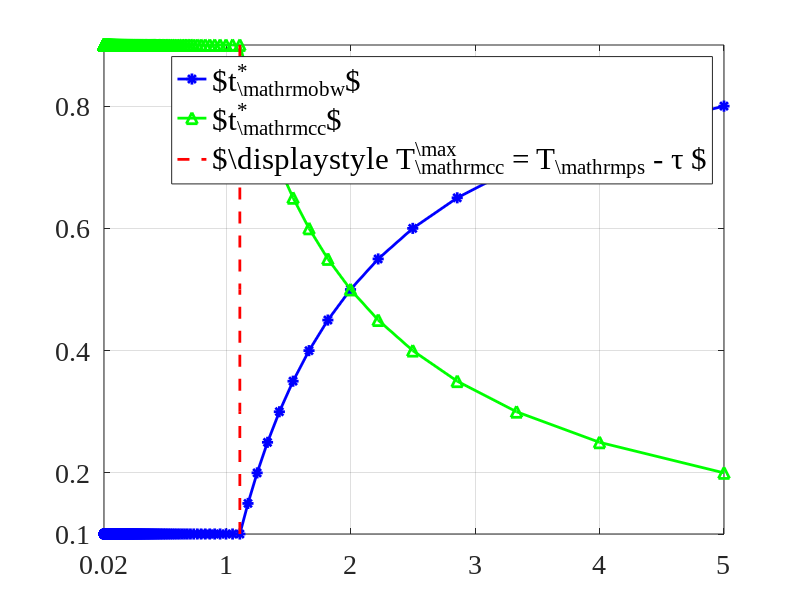

Write MATLAB code to recreate this figure. (Note: this script raises an error after producing the figure.)
clc;clear;

T_cc_max = 0.2:0.05:50;
Number_T_cc_max = length(T_cc_max);
recp_T = 1./T_cc_max;
tau = 0.1;
T_seg = 1;
T_ps = 1;


%% The solution comes from formula (19) in the paper
t_obw = max(T_ps - T_cc_max, tau);

t_cc = min(T_cc_max,T_ps - tau);

boundary_x = 1./(T_ps - tau)*ones(5,1);

boundary_y = linspace(min(t_obw),max(t_cc),5); 


clear figure

plot(recp_T,t_obw,'-b*','MarkerSize',8,'LineWidth',2);hold on;
plot(recp_T,t_cc,'-g^','MarkerSize',8,'LineWidth',2);hold on;
plot(boundary_x,boundary_y,'--r','LineWidth',2);hold on;
set(gca,'xlim',[min(recp_T),max(recp_T)],'xtick',[min(recp_T) 1:1:max(recp_T)]);hold on;
set(gca,'ylim',[min(min(t_obw)),max(max(t_cc))],'ytick',[min(min(t_obw)) 0.2:0.2:1 ] );hold on;
set(gca,'FontSize',20,'Fontname', 'Times New Roman');hold on;grid on;


legend('legend_2C_obw');hold on;
legend_fig2b = legend('$t_{\mathrm{obw}}^{*}$','$t_{\mathrm{cc}}^{*}$','$\displaystyle T_{\mathrm{cc}}^{\max} = T_{\mathrm{ps}} - \tau $','FontName','Times New Roman','Fontsize',22);
legend_fig2b.Interpreter = 'latex';
set(legend_fig2b,'Box','off');

text(1/(T_seg - tau)+ 0.5, max(t_cc) - 0.1,'Resource-limited region','FontName','Times New Roman','Fontsize',20,'FontWeight','bold');hold on; %
text(1/(T_seg - tau)+ 0.5,min(t_obw)+0.1,'Prediction-limited region','FontName','Times New Roman','Fontsize',20,'FontWeight','bold');hold on;

xlabel('xtolatex');
xtolatex = xlabel('$\displaystyle 1/T_{\mathrm{cc}}^{\max}$(1/seconds)','Fontsize',20);
xtolatex.Interpreter = 'latex';
ylabel('Duration(seconds)','FontName','Times New Roman','Fontsize',20);





